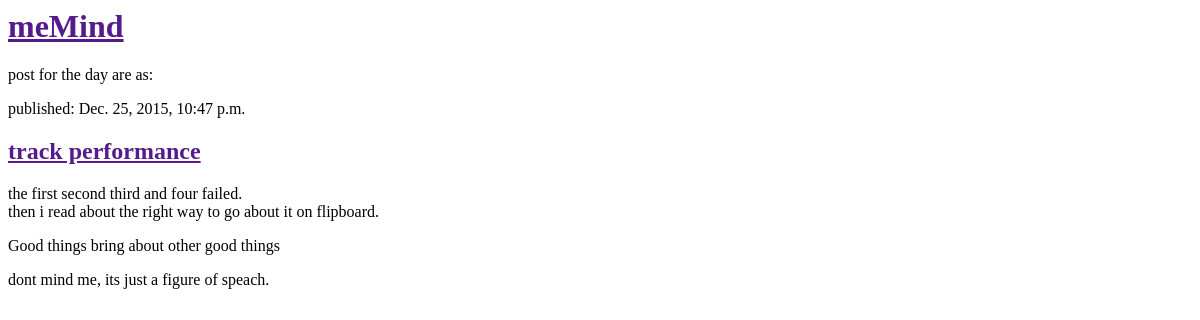
Before: / with the older database file.
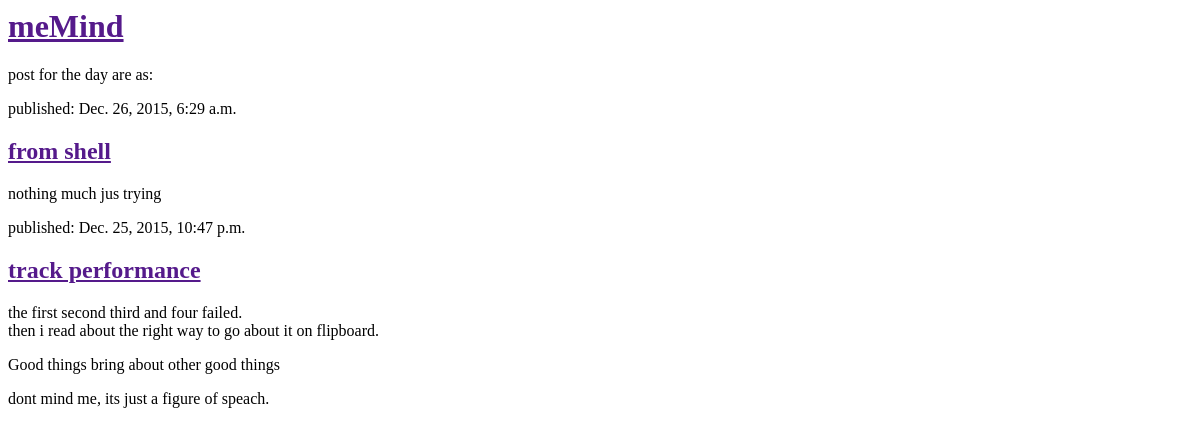
After: the same page with the newer database file.
### blog/models.py (models this page shows, shortened)
class Post(models.Model):
    author = models.ForeignKey('auth.User')
    title = models.CharField(max_length = 200)
    text = models.TextField()
    created_date = models.DateTimeField(
            default=timezone.now)
    published_date = models.DateTimeField(
            blank=True, null=True)

### blog/views.py (the view)
# urls.py: url(r'^$', views.post_list, name='post_list'),
def post_list(request):
    allposts=Post.objects.filter(published_date__lte=datetime.now()).order_by('-published_date')
    return render(request,'blog/post_list.html', {'allposts':allposts})

### blog/templates/blog/post_list.html (shortened to what this page needs)
<html>
    <head>
    </head>
    <body>
        <div>
            <h1><a href="">meMind</a></h1>
            post for the day are as:
        </div>
        {% for post in allposts %}
        <div>
            <p>published: {{ post.published_date }}</p>
            <h2><a href="">{{ post.title }}</a></h2>
            <p>{{ post.text|linebreaks }}</p>
        </div>
        {% endfor %}
    </body>
</html>

Changed rows visible on the page:
added Post: published_date "Dec. 26, 2015, 6:29 a.m.", title "from shell", text "nothing much jus trying"
